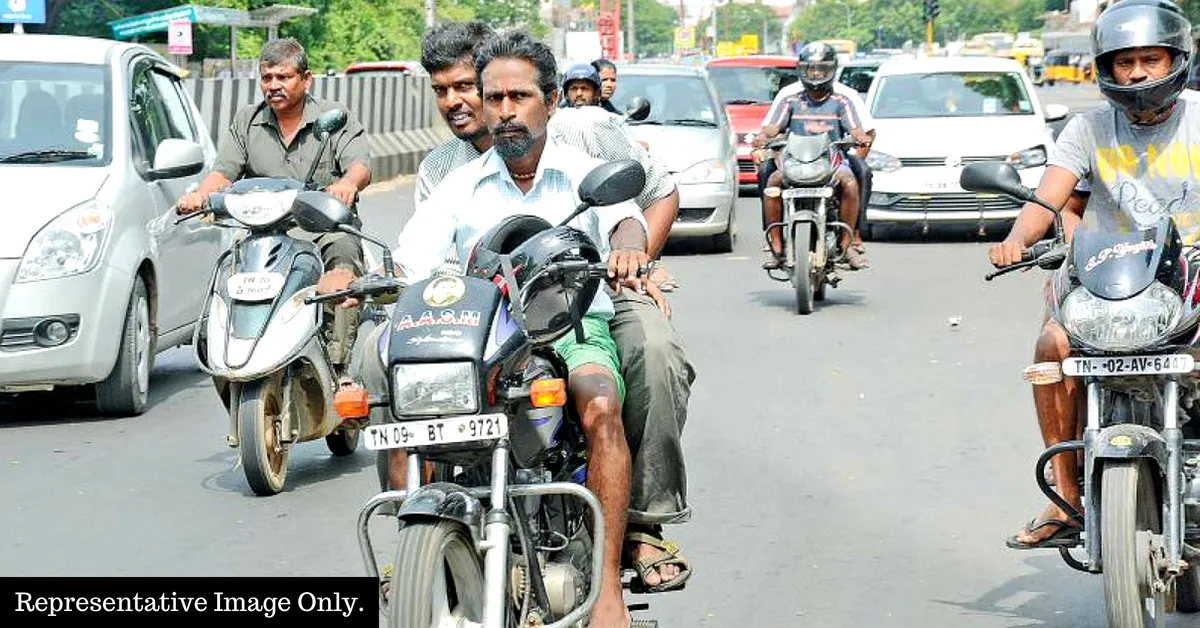
#> input picture backend/test/Riding-a-bike-without-a-helmet-in-Hyderabad_-Well-the-IIT-and-the-city-police-are-working-on-a-system-to-fine-you..webp, 1200 x 628 px
$ python -i ocr_engine.py   (imports and definitions only)
#> lines starting #> are read from the running program, lines starting #| are printed output that depends on the picture; after the words box and inside, x2 and y2 are one past the last pixel; in counts of white or black regions, pixels touching at a corner belong together
#> further down, picture is the input picture: shape (628, 1200, 3); mean B, G, R 159.2, 165.5, 160.6
"""
OCR Engine for Indian License Plate Recognition.

Uses PaddleOCR v3 with a robust preprocessing pipeline:
  Deskew → Upscale (2-3x bicubic) → Grayscale → CLAHE → Adaptive Threshold → Morph Close → Morph Open

Supports both standard Indian plates (e.g. MH12AB1234) and BH-series plates (e.g. 22BH1234AB).
"""

import cv2
import numpy as np
import re
from typing import Dict, Any
from paddleocr import PaddleOCR

# ---------------------------------------------------------------------------
# Plate patterns
# ---------------------------------------------------------------------------
INDIAN_PLATE_PATTERN = re.compile(r"[A-Z]{2}\s*\d{2}\s*[A-Z]{1,2}\s*\d{4}")
BH_PLATE_PATTERN = re.compile(r"\d{2}BH\d{4}[A-Z]{1,2}")

# Common OCR misreads for Indian plates — applied in numeric positions
CHAR_CORRECTIONS: Dict[str, str] = {
    "O": "0",
    "I": "1",
    "Z": "2",
    "S": "5",
    "B": "8",
}

# All valid Indian state/UT two-letter codes
VALID_STATE_CODES = {
    "AP", "AR", "AS", "BR", "CG", "CH", "DD", "DL", "DN", "GA",
    "GJ", "HP", "HR", "JH", "JK", "KA", "KL", "LA", "LD", "MH",
    "ML", "MN", "MP", "MZ", "NL", "OD", "PB", "PY", "RJ", "SK",
    "TN", "TR", "TS", "UK", "UP", "WB",
}

# Known OCR misreads at the state-code position (2 leading chars)
STATE_CODE_CORRECTIONS: Dict[str, str] = {
    "IN": "TN",   # I/T confusion is very common in low-res fonts
    "1N": "TN",
    "UF": "UP",   # P/F confusion
    "U9": "UP",
    "WS": "MS",
    "0D": "OD",
    "KA": "KA",   # already valid — listed for clarity
}


# ---------------------------------------------------------------------------
# Initialisation
# ---------------------------------------------------------------------------
def init_ocr_reader() -> PaddleOCR:
    """Initialise PaddleOCR once (angle classification enabled, CPU-safe)."""
    return PaddleOCR(use_angle_cls=True, lang="en", show_log=False, use_gpu=False)


# ---------------------------------------------------------------------------
# Preprocessing helpers
# ---------------------------------------------------------------------------
def deskew_plate(plate_img: np.ndarray) -> np.ndarray:
    """Correct small rotations in the plate crop using minAreaRect.

    The original approach of fitting minAreaRect to ALL non-black pixels
    captures the whole image (road photos have almost no pure-black pixels),
    giving a garbage angle.  We now threshold with Otsu first so the rect
    is fitted only to TEXT pixels, and we bail out for large angles which
    indicate the deskew has misread the content.
    """
    gray = cv2.cvtColor(plate_img, cv2.COLOR_BGR2GRAY)
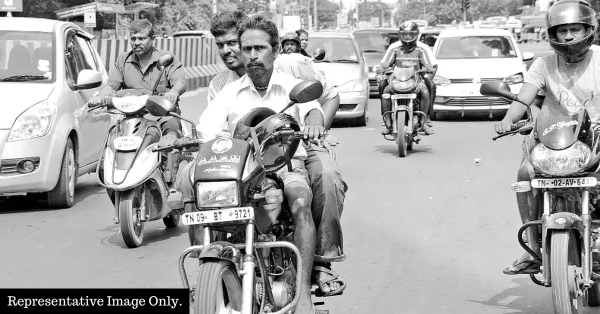
#> gray: shape (628, 1200) (shown at 1/2 size); min 0, max 255, mean 163.3
    # Otsu binarisation — finds text pixels only, not background
    _, thresh = cv2.threshold(gray, 0, 255, cv2.THRESH_BINARY_INV + cv2.THRESH_OTSU)
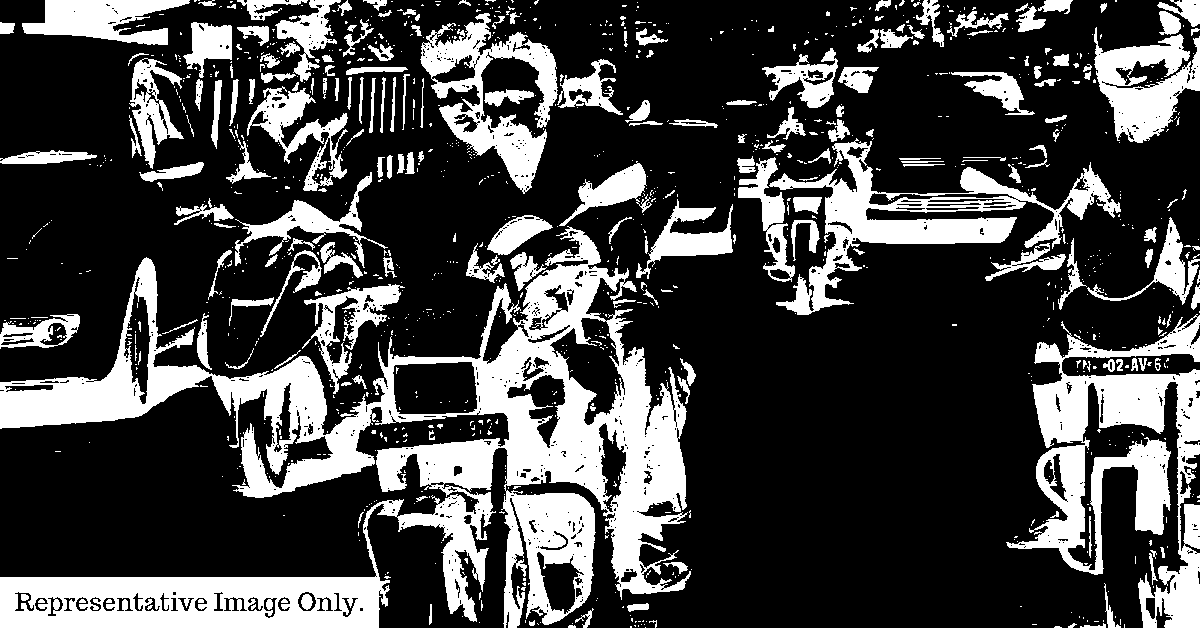
#> thresh: shape (628, 1200); 26.8% white; 1110 white regions (898 under 20 px), largest, box (x1, y1, x2, y2) and area: (0, 226, 691, 628) 86754, (1006, 314, 1200, 628) 23357, (769, 138, 1121, 315) 13417
    coords = np.column_stack(np.where(thresh > 0))
#> coords = 202331 pairs, first value 0 to 627, second value 0 to 1199
    if len(coords) < 50:          # too few text pixels → skip deskew
        return plate_img
    angle = cv2.minAreaRect(coords)[-1]
#> angle = -90
    # Skip if the angle is implausibly large — deskew has misidentified the text
    if abs(angle) > 15:
        return plate_img
    if angle < -45:
        angle = -(90 + angle)
    else:
        angle = -angle
    if abs(angle) < 1.0:          # negligible tilt → skip the warp
        return plate_img
    (h, w) = plate_img.shape[:2]
    center = (w // 2, h // 2)
    M = cv2.getRotationMatrix2D(center, angle, 1.0)
    return cv2.warpAffine(
        plate_img, M, (w, h),
        flags=cv2.INTER_CUBIC,
        borderMode=cv2.BORDER_REPLICATE,
    )


def preprocess_plate(plate_img: np.ndarray) -> np.ndarray:
    """
    Preprocessing pipeline for PaddleOCR:
      1. Deskew (perspective correction)
      2. Upscale 2-3x with bicubic interpolation
      3. Apply CLAHE on each BGR channel for contrast normalisation

    NOTE: We intentionally skip binarisation / thresholding here.
    PaddleOCR's internal detector is trained on real-world colour images.
    Feeding it a binarised (black-and-white) image — even converted back to
    BGR — significantly degrades accuracy because the neural network's feature
    extraction layers rely on colour gradient information that thresholding
    destroys.  CLAHE on the colour image is sufficient to handle dark or
    overexposed plates while keeping all character edge information intact.
    """
    # 1. Deskew
    deskewed = deskew_plate(plate_img)

    # 2. Upscale (2-3x bicubic)
    h, w = deskewed.shape[:2]
    scale_factor = max(2, min(3, 300 // max(w, 1)))
    resized = cv2.resize(
        deskewed,
        (w * scale_factor, h * scale_factor),
        interpolation=cv2.INTER_CUBIC,
    )

    # 3. CLAHE applied per channel in LAB colour space to boost contrast
    #    without distorting hue — keeps the image as a 3-channel BGR array
    lab = cv2.cvtColor(resized, cv2.COLOR_BGR2LAB)
#> lab: shape (1256, 2400, 3); mean of channels 0, 1, 2 169.4, 125.5, 130.9
    l_channel, a, b = cv2.split(lab)
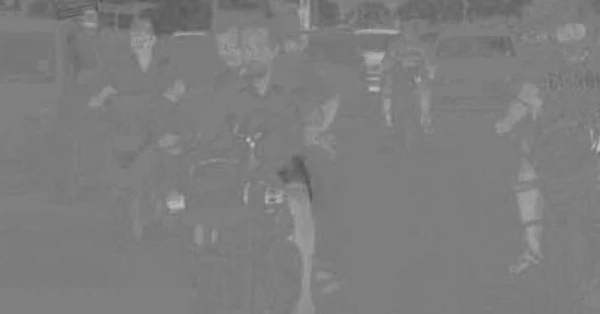
#> a: shape (1256, 2400) (shown at 1/4 size); min 81, max 194, mean 125.5
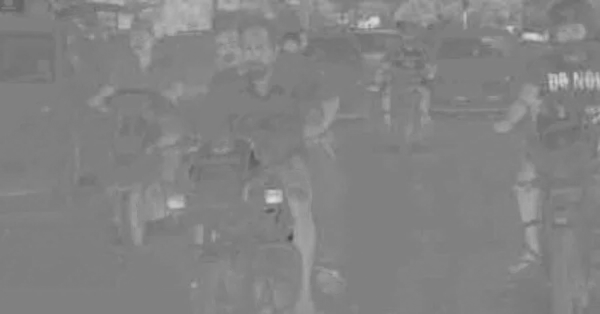
#> b: shape (1256, 2400) (shown at 1/4 size); min 71, max 221, mean 130.9
    clahe = cv2.createCLAHE(clipLimit=2.0, tileGridSize=(8, 8))
    l_channel = clahe.apply(l_channel)
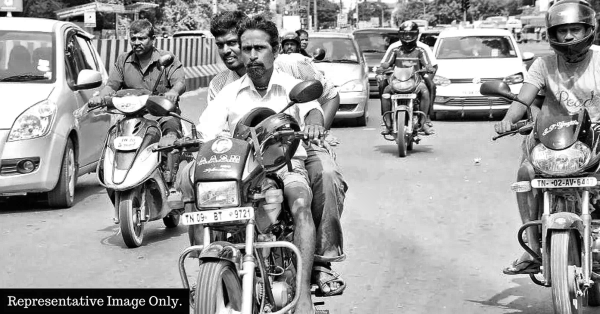
#> l_channel: shape (1256, 2400) (shown at 1/4 size); min 0, max 255, mean 154.6
    enhanced_lab = cv2.merge([l_channel, a, b])
#> enhanced_lab: shape (1256, 2400, 3); mean of channels 0, 1, 2 154.6, 125.5, 130.9
    enhanced_bgr = cv2.cvtColor(enhanced_lab, cv2.COLOR_LAB2BGR)
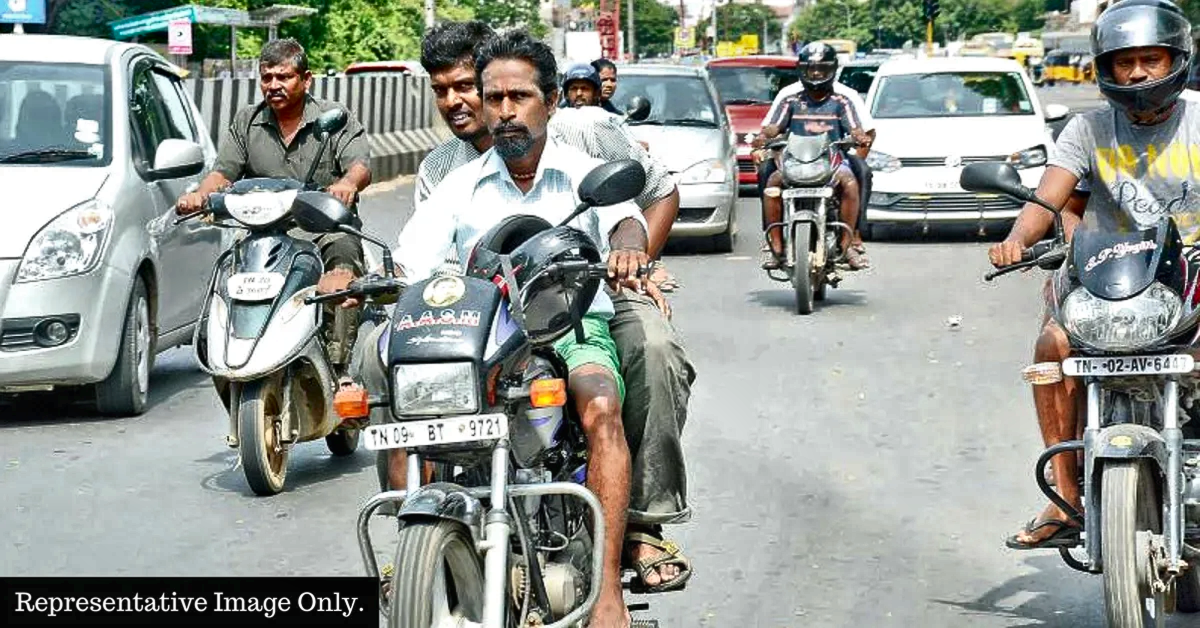
#> enhanced_bgr: shape (1256, 2400, 3) (shown at 1/2 size); mean B, G, R 144.7, 150.8, 145.9

    return enhanced_bgr


# ---------------------------------------------------------------------------
# Text cleaning
# ---------------------------------------------------------------------------
# [193 lines left out: functions _apply_char_corrections, _correct_state_code, clean_plate_text, _ocr_attempt, extract_plate_text, not called in this run]

>>> import cv2
>>> picture = cv2.imread('../test/Riding-a-bike-without-a-helmet-in-Hyderabad_-Well-the-IIT-and-the-city-police-are-working-on-a-system-to-fine-you..webp')
>>> result = preprocess_plate(picture)

$ run again, on backend/test/new_test.jpg
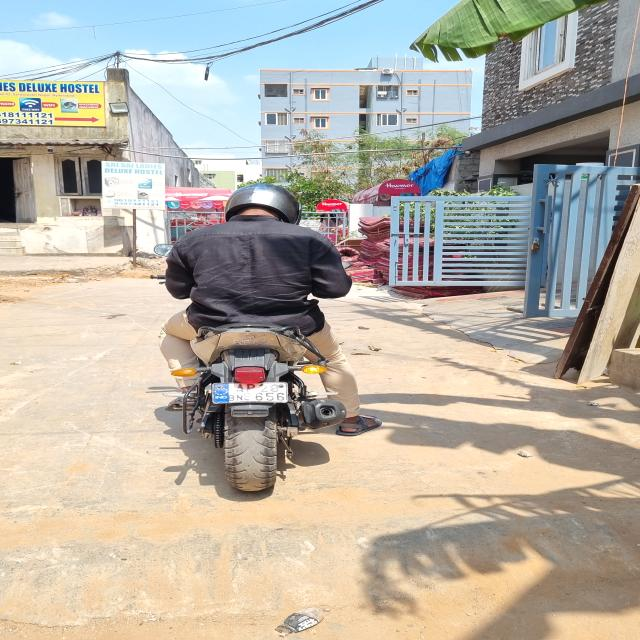
#> input picture backend/test/new_test.jpg, 640 x 640 px
#> picture is the input picture: shape (640, 640, 3); mean B, G, R 164.2, 176, 182.4
#> in deskew_plate, `_, thresh = cv2.threshold(gray, 0, 255, cv2.THRESH_BINARY_INV + cv2.TH..`:
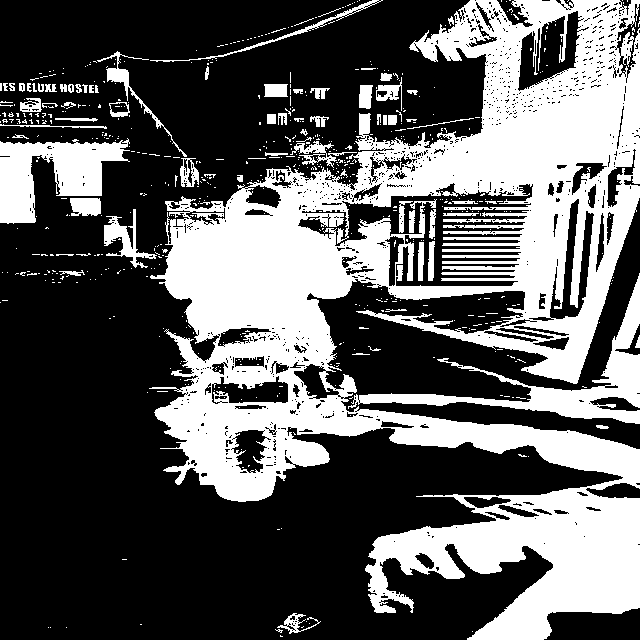
#> thresh: shape (640, 640); 36.6% white; 621 white regions (548 under 20 px), largest, box (x1, y1, x2, y2) and area: (149, 0, 640, 640) 127146, (348, 273, 640, 424) 6643, (0, 138, 130, 224) 5881
#> coords = 149856 pairs, first value 0 to 639, second value 0 to 639
#> angle = -90
#> lab: shape (1280, 1280, 3); mean of channels 0, 1, 2 182.4, 129, 134.9
#> enhanced_lab: shape (1280, 1280, 3); mean of channels 0, 1, 2 163.6, 129, 134.9
#> in preprocess_plate, `enhanced_bgr = cv2.cvtColor(enhanced_lab, cv2.COLOR_LAB2BGR)`:
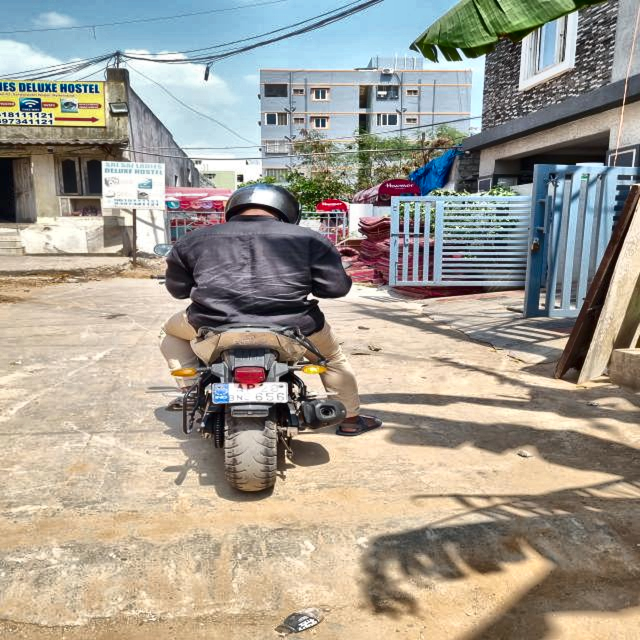
#> enhanced_bgr: shape (1280, 1280, 3) (shown at 1/2 size); mean B, G, R 145.5, 157, 162.9
